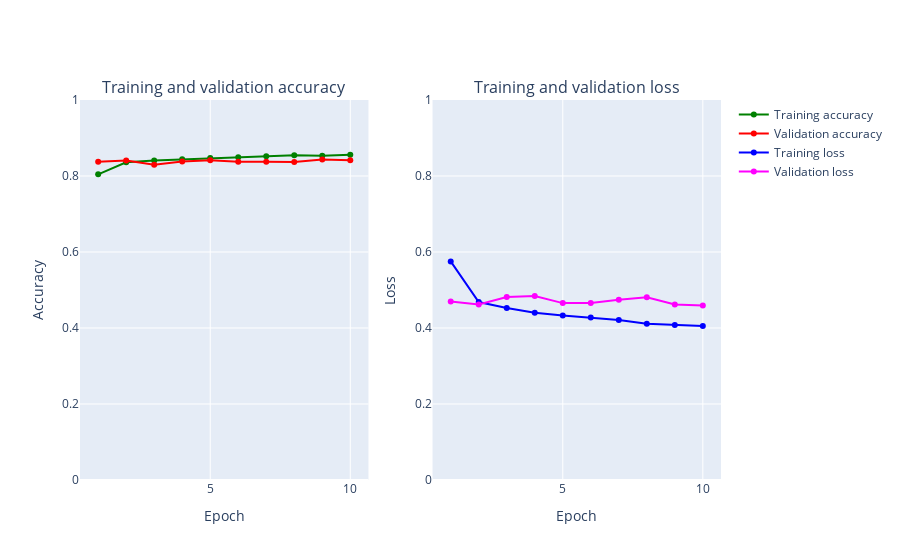

Notebook source saved alongside this figure:
### Markdown cell above
## CNN (stupid baseline)

### Code cell
from tensorflow.keras.layers import Conv2D,Flatten
from numpy import mean
from numpy import std
from matplotlib import pyplot
from sklearn.model_selection import KFold
from keras.utils import to_categorical
from keras.models import Sequential
from keras.layers import Conv2D
from keras.layers import MaxPooling2D
from keras.layers import Dense
from keras.layers import Flatten
from keras.optimizers import SGD
from keras.layers import Dropout
from keras.layers import BatchNormalization
from keras.layers import Activation
from keras.layers import LeakyReLU
epochs = 15
num_classes = 10
seed = np.random.seed(1)

print('before',X_train.shape,X_test.shape)
print('before',y_train.shape,y_test.shape)
X_train = X_train.reshape((X_train.shape[0], 28, 28, 1))
X_test = X_test.reshape((X_test.shape[0], 28, 28, 1))
X_val = X_val.reshape((X_val.shape[0], 28, 28, 1))

y_train = to_categorical(y_train)
y_test = to_categorical(y_test)
y_val = to_categorical(y_val)
# print('after',X_train.shape,X_test.shape)
# print('after',y_train.shape,y_test.shape)




fashion_model = Sequential()
fashion_model.add(Conv2D(32, kernel_size=(3, 3),activation='linear',input_shape=(28,28,1)))
fashion_model.add(Conv2D(64, (3, 3), activation='linear'))
fashion_model.add(Flatten())
fashion_model.add(Dense(128, activation='linear'))
fashion_model.add(Dense(num_classes, activation='softmax'))

fashion_model.compile(loss='categorical_crossentropy', optimizer=keras.optimizers.Adam(),metrics=['accuracy'])
fashion_model.summary()

h_callback = fashion_model.fit(X_train, y_train, epochs = 10,
               validation_data=(X_test, y_test))

# Plot train vs test loss during training 
plot_accuracy_and_loss(h_callback)

### Figure 1 — Plotly figure (JSON) as saved in the notebook; plotly's stock layout.template omitted (floating-point values rounded to 4 significant figures)
{"data": [{"marker": {"color": "Green"}, "mode": "markers+lines", "name": "Training accuracy", "text": ["1", "2", "3", "4", "5", "6", "7", "8", "9", "10"], "type": "scatter", "x": [1, 2, 3, 4, 5, 6, 7, 8, 9, 10], "xaxis": "x", "y": [0.8045, 0.8361, 0.8411, 0.8439, 0.8476, 0.8494, 0.8522, 0.8544, 0.8533, 0.8561], "yaxis": "y"}, {"marker": {"color": "Red"}, "mode": "markers+lines", "name": "Validation accuracy", "text": ["1", "2", "3", "4", "5", "6", "7", "8", "9", "10"], "type": "scatter", "x": [1, 2, 3, 4, 5, 6, 7, 8, 9, 10], "xaxis": "x", "y": [0.8378, 0.8409, 0.8297, 0.8384, 0.8413, 0.8378, 0.8378, 0.8372, 0.8432, 0.8417], "yaxis": "y"}, {"marker": {"color": "Blue"}, "mode": "markers+lines", "name": "Training loss", "text": ["1", "2", "3", "4", "5", "6", "7", "8", "9", "10"], "type": "scatter", "x": [1, 2, 3, 4, 5, 6, 7, 8, 9, 10], "xaxis": "x2", "y": [0.5753, 0.4683, 0.4529, 0.4401, 0.4328, 0.4274, 0.4208, 0.4112, 0.4081, 0.405], "yaxis": "y2"}, {"marker": {"color": "Magenta"}, "mode": "markers+lines", "name": "Validation loss", "text": ["1", "2", "3", "4", "5", "6", "7", "8", "9", "10"], "type": "scatter", "x": [1, 2, 3, 4, 5, 6, 7, 8, 9, 10], "xaxis": "x2", "y": [0.4696, 0.462, 0.4817, 0.4843, 0.4655, 0.4659, 0.4744, 0.4811, 0.4619, 0.4591], "yaxis": "y2"}], "layout": {"annotations": [{"font": {"size": 16}, "showarrow": false, "text": "Training and validation accuracy", "x": 0.225, "xanchor": "center", "xref": "paper", "y": 1, "yanchor": "bottom", "yref": "paper"}, {"font": {"size": 16}, "showarrow": false, "text": "Training and validation loss", "x": 0.775, "xanchor": "center", "xref": "paper", "y": 1, "yanchor": "bottom", "yref": "paper"}], "xaxis": {"anchor": "y", "domain": [0, 0.45], "title": {"text": "Epoch"}}, "xaxis2": {"anchor": "y2", "domain": [0.55, 1], "title": {"text": "Epoch"}}, "yaxis": {"anchor": "x", "domain": [0, 1], "range": [0, 1], "title": {"text": "Accuracy"}}, "yaxis2": {"anchor": "x2", "domain": [0, 1], "range": [0, 1], "title": {"text": "Loss"}}}}
